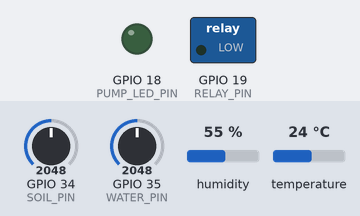
Recording of a sketch running on a simulated ESP32. Parts: switched loads named in the sketch (green lamp = pin HIGH), output pins drawn as LEDs (lit = HIGH). The inputs (shaded band) are chosen by the test bench; at power-on: GPIO 34 (SOIL_PIN) = 2048, GPIO 35 (WATER_PIN) = 2048, humidity 55 %, temperature 24 °C. WiFi joins after 1.5 s; servers stay silent unless stated; uploads are accepted with an empty reply; what the sketch prints to the serial monitor is not drawn.

Above: at 3.7 s.
3.8 s: GPIO 34 (SOIL_PIN) set to 1287
10.3 s: GPIO 34 (SOIL_PIN) set to 1172
At 15.3 s:
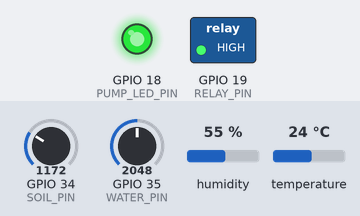
16.8 s: GPIO 35 (WATER_PIN) set to 862
23.3 s: GPIO 35 (WATER_PIN) set to 761
At 25.4 s:
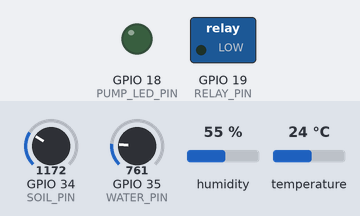
31.5 s: GPIO 35 (WATER_PIN) set to 1228
At 35.3 s:
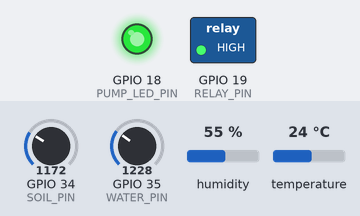
38.0 s: GPIO 35 (WATER_PIN) set to 122
At 40.4 s:
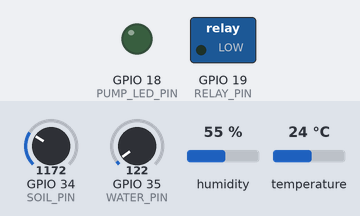
Timing chart, 0 to 41.9 s (numbered marks = the images above; inputs shaded):
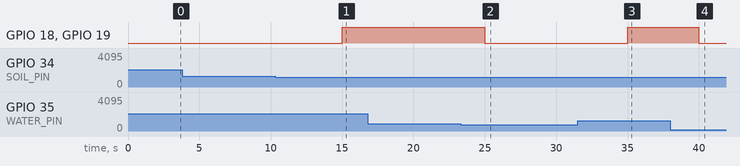

The sketch:

sketch.ino
```cpp
/*
 * ==============================================================================
 * Smart Crop Disease Prediction - ESP32 IoT Simulation (Wokwi)
 * ==============================================================================
 * Hardware Pinout:
 *   - DHT22 (Temp/Humidity) : GPIO 15
 *   - Soil Moisture (Pot 1) : GPIO 34 (ADC1_CH6)
 *   - Water Level (Pot 2)   : GPIO 35 (ADC1_CH7)
 *   - Relay Module (Pump)   : GPIO 19
 *   - Status LED (Pump ON)  : GPIO 18 (via 220 Ohm resistor)
 *
 * Features:
 *   - Connects to Wokwi Wi-Fi ("Wokwi-GUEST")
 *   - Reads Soil Moisture & Water Tank Level as 0-100% percentage
 *   - Reads DHT22 Ambient Temperature and Humidity
 *   - Configurable Automated Irrigation Logic:
 *       IF Soil Moisture < 30.0% AND Water Level > 20.0% -> PUMP ON
 *       ELSE -> PUMP OFF
 *   - Transmits live JSON telemetry to Django REST API via HTTP POST
 * ==============================================================================
 */

#include <WiFi.h>
#include <HTTPClient.h>
#include <DHT.h>

// --- Wi-Fi Credentials for Wokwi Simulation ---
const char* WIFI_SSID = "Wokwi-GUEST";
const char* WIFI_PASSWORD = "";

// --- Django REST API Server Configuration ---
// For Local Wokwi Gateway: "http://host.wokwi.internal:8000/api/sensor-data/"
// For Local PC via Gateway / LAN: "http://10.0.2.2:8000/api/sensor-data/"
// For Public/Ngrok/Deployed API: "https://your-domain.ngrok-free.app/api/sensor-data/"
const char* SERVER_URL = "http://host.wokwi.internal:8000/api/sensor-data/";

// --- GPIO Pin Definitions ---
#define DHT_PIN         15
#define DHT_TYPE        DHT22
#define SOIL_PIN        34   // ADC1 Channel 6
#define WATER_PIN       35   // ADC1 Channel 7
#define RELAY_PIN       19   // Relay Control
#define PUMP_LED_PIN    18   // LED Indicator

// --- Irrigation Thresholds ---
float SOIL_MOISTURE_MIN_THRESHOLD = 30.0; // Trigger irrigation when soil < 30%
float WATER_LEVEL_MIN_THRESHOLD   = 20.0; // Safety cutoff if water tank < 20%

// --- Timing Configuration ---
const unsigned long TELEMETRY_INTERVAL_MS = 5000; // Send telemetry every 5 seconds
unsigned long lastTelemetryTime = 0;

DHT dht(DHT_PIN, DHT_TYPE);

void setupWiFi() {
  Serial.println("\n[WiFi] Connecting to network...");
  WiFi.mode(WIFI_STA);
  WiFi.begin(WIFI_SSID, WIFI_PASSWORD);

  int attempts = 0;
  while (WiFi.status() != WL_CONNECTED && attempts < 20) {
    delay(500);
    Serial.print(".");
    attempts++;
  }

  if (WiFi.status() == WL_CONNECTED) {
    Serial.println("\n[WiFi] Connected successfully!");
    Serial.print("[WiFi] IP Address: ");
    Serial.println(WiFi.localIP());
  } else {
    Serial.println("\n[WiFi] Connection timeout. Operating in offline simulation mode.");
  }
}

void setup() {
  Serial.begin(115200);
  delay(1000);

  Serial.println("==================================================");
  Serial.println("🌱 Smart Crop Disease Prediction - ESP32 IoT Node");
  Serial.println("==================================================");

  // Initialize GPIO pins
  pinMode(SOIL_PIN, INPUT);
  pinMode(WATER_PIN, INPUT);
  pinMode(RELAY_PIN, OUTPUT);
  pinMode(PUMP_LED_PIN, OUTPUT);

  // Set initial actuator states (OFF)
  digitalWrite(RELAY_PIN, LOW);
  digitalWrite(PUMP_LED_PIN, LOW);

  // Initialize DHT22 Sensor
  dht.begin();
  Serial.println("[Sensors] DHT22 initialized.");

  // Connect to Wi-Fi
  setupWiFi();

  Serial.println("[System] Initialization complete. Telemetry loop started.");
  Serial.println("==================================================");
}

void loop() {
  unsigned long currentMillis = millis();

  if (currentMillis - lastTelemetryTime >= TELEMETRY_INTERVAL_MS) {
    lastTelemetryTime = currentMillis;

    // 1. Read Analog Sensors (ESP32 12-bit ADC: 0 - 4095)
    int soilRaw = analogRead(SOIL_PIN);
    int waterRaw = analogRead(WATER_PIN);

    // Convert raw ADC values to readable percentages (0.0 - 100.0%)
    float soilMoisturePct = (float)soilRaw / 4095.0 * 100.0;
    float waterLevelPct   = (float)waterRaw / 4095.0 * 100.0;

    // 2. Read DHT22 Temperature & Humidity
    float temperature = dht.readTemperature();
    float humidity    = dht.readHumidity();

    // Fallback simulation in case of sensor read error
    if (isnan(temperature)) {
      temperature = 28.5;
    }
    if (isnan(humidity)) {
      humidity = 65.0;
    }

    // 3. Automated Irrigation Pump Control Decision
    bool pumpState = false;
    String pumpReason = "";

    if (waterLevelPct <= WATER_LEVEL_MIN_THRESHOLD) {
      pumpState = false;
      pumpReason = "LOW WATER LEVEL WARNING (< " + String(WATER_LEVEL_MIN_THRESHOLD, 0) + "%) - PUMP LOCKED";
    } else if (soilMoisturePct < SOIL_MOISTURE_MIN_THRESHOLD) {
      pumpState = true;
      pumpReason = "SOIL DRY (< " + String(SOIL_MOISTURE_MIN_THRESHOLD, 0) + "%) - IRRIGATING";
    } else {
      pumpState = false;
      pumpReason = "SOIL OPTIMAL - PUMP IDLE";
    }

    // Drive Actuators
    digitalWrite(RELAY_PIN, pumpState ? HIGH : LOW);
    digitalWrite(PUMP_LED_PIN, pumpState ? HIGH : LOW);

    // 4. Print Telemetry & Status to Serial Monitor
    Serial.println("\n--------------------------------------------------");
    Serial.print("🕒 Time (s)      : "); Serial.println(currentMillis / 1000);
    Serial.print("🌱 Soil Moisture : "); Serial.print(soilMoisturePct, 1); Serial.println("%");
    Serial.print("💧 Water Level   : "); Serial.print(waterLevelPct, 1); Serial.println("%");
    Serial.print("🌡️ Temperature   : "); Serial.print(temperature, 1); Serial.println(" °C");
    Serial.print("💨 Humidity      : "); Serial.print(humidity, 1); Serial.println(" %");
    Serial.print("⚡ Pump Status   : "); Serial.println(pumpState ? "🟢 ON (RUNNING)" : "🔴 OFF (IDLE)");
    Serial.print("📋 Decision Logic: "); Serial.println(pumpReason);
    Serial.println("--------------------------------------------------");

    // 5. Send JSON Telemetry to Django REST API
    if (WiFi.status() == WL_CONNECTED) {
      HTTPClient http;
      http.begin(SERVER_URL);
      http.addHeader("Content-Type", "application/json");

      // Construct JSON payload
      String jsonPayload = "{";
      jsonPayload += "\"soil_moisture\":" + String(soilMoisturePct, 1) + ",";
      jsonPayload += "\"water_level\":" + String(waterLevelPct, 1) + ",";
      jsonPayload += "\"temperature\":" + String(temperature, 1) + ",";
      jsonPayload += "\"humidity\":" + String(humidity, 1) + ",";
      jsonPayload += "\"pump_status\":" + String(pumpState ? "true" : "false") + ",";
      jsonPayload += "\"pump_mode\":\"AUTO\",";
      jsonPayload += "\"device_id\":\"ESP32_WOKWI_01\"";
      jsonPayload += "}";

      Serial.print("[HTTP] POST payload -> ");
      Serial.println(jsonPayload);

      int httpResponseCode = http.POST(jsonPayload);

      if (httpResponseCode > 0) {
        Serial.print("[HTTP] Response Code: ");
        Serial.println(httpResponseCode);
        String responseStr = http.getString();
        Serial.print("[HTTP] Server Response: ");
        Serial.println(responseStr);
      } else {
        Serial.print("[HTTP] POST failed, error code: ");
        Serial.println(httpResponseCode);
        Serial.print("[HTTP] Error detail: ");
        Serial.println(http.errorToString(httpResponseCode));
        Serial.println("[NOTE] Ensure Django backend is running and SERVER_URL is reachable.");
      }

      http.end();
    } else {
      Serial.println("[WiFi] Not connected. Attempting reconnection...");
      WiFi.reconnect();
    }
  }
}
```

Measured:
- the behaviour switches between 1229 and 1228 on GPIO 34 (SOIL_PIN) (found by bisection; images 0 and 1)
- the behaviour switches between 820 and 819 on GPIO 35 (WATER_PIN) (found by bisection; images 1 and 2)
- after the input at 3.8 s, every drawn part: stays the same
- after the input at 10.3 s, GPIO 18 (PUMP_LED_PIN), GPIO 19 (RELAY_PIN): LOW → HIGH after 4.7 s
- after the input at 16.8 s, every drawn part: stays the same
- after the input at 23.3 s, GPIO 18 (PUMP_LED_PIN), GPIO 19 (RELAY_PIN): HIGH → LOW after 1.7 s
- after the input at 31.5 s, GPIO 18 (PUMP_LED_PIN), GPIO 19 (RELAY_PIN): LOW → HIGH after 3.5 s
- after the input at 38.0 s, GPIO 18 (PUMP_LED_PIN), GPIO 19 (RELAY_PIN): HIGH → LOW after 2.0 s
